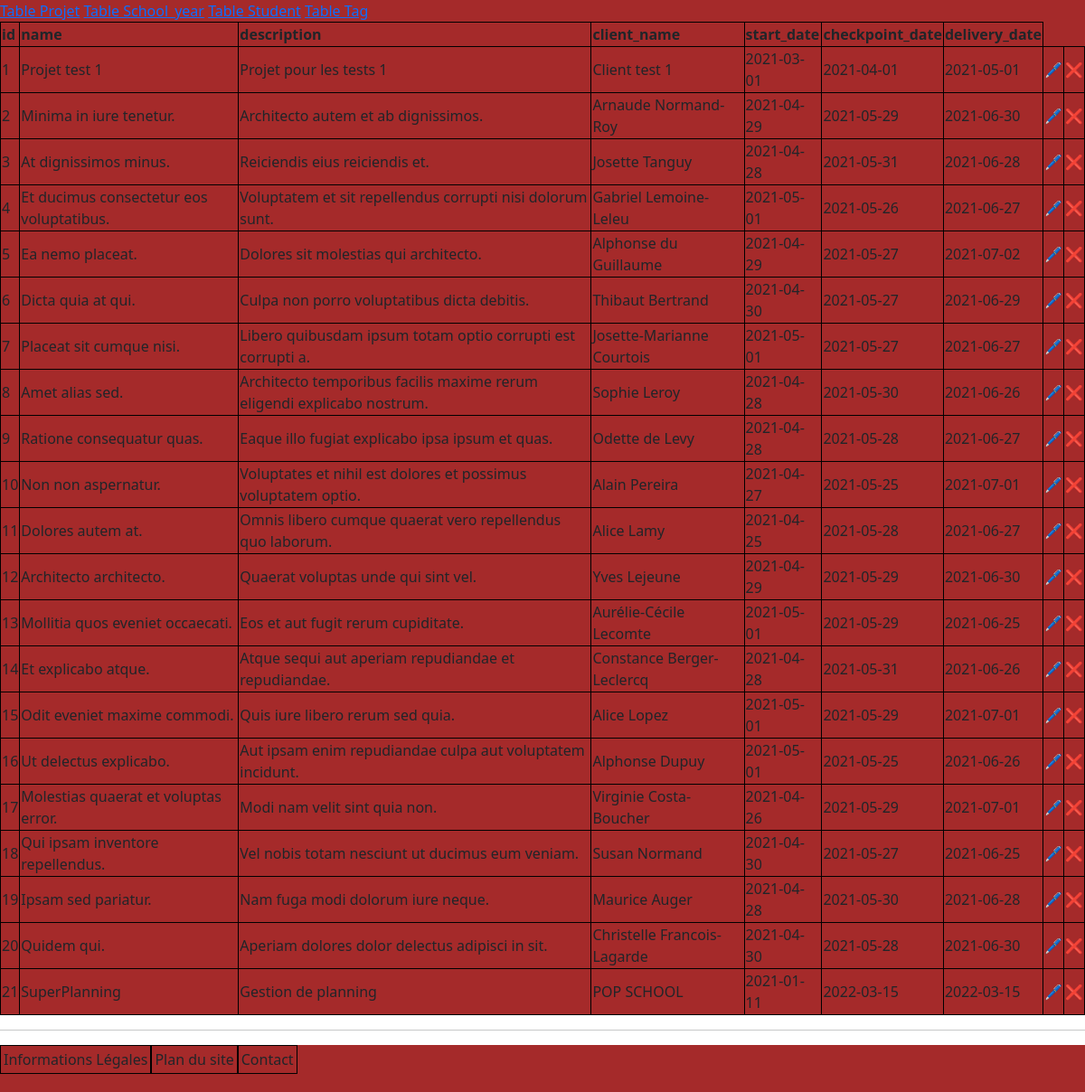
Page /index.php?table=Project on the committed database.
### tables this page shows
CREATE TABLE `project` (
  `id` int(11) NOT NULL AUTO_INCREMENT,
  `name` varchar(190) NOT NULL,
  `description` longtext DEFAULT NULL,
  `client_name` varchar(190) NOT NULL,
  `start_date` date DEFAULT NULL,
  `checkpoint_date` date DEFAULT NULL,
  `delivery_date` date DEFAULT NULL,
  PRIMARY KEY (`id`)
);

### modele/connect_bdd.php (called while the page is built, shortened)
<?php
$bdd_username = $bdd_username ?? 'student';
$bdd_password = $bdd_password ?? 'student';
$bdd_host = $bdd_host ?? 'localhost';
$bdd_dbname = $bdd_dbname ?? 'student';
$dsn = "mysql:host=$bdd_host;dbname=$bdd_dbname; charset=UTF8";
$options = [
    PDO::ATTR_ERRMODE => PDO::ERRMODE_EXCEPTION,
    PDO::ATTR_DEFAULT_FETCH_MODE => PDO::FETCH_ASSOC
];
try {
    $pdo = new PDO($dsn, $bdd_username, $bdd_password, $options);
} catch (PDOException $e) {
    echo "ERREUR connexion à la base de données <br>";
    echo $e->getCode() . '' . $e->getMessage() . '<br>';
    http_response_code(500);
    $pdo = null;
}
function getPdo()
{
    global $pdo;
    return $pdo;
}

### modele/project.php (called while the page is built, shortened)
<?php
require_once('connect_bdd.php');
class Project
{
    private $pdo;
    public function __construct()
    {
        $this->pdo = getpdo();
    }
    public function all()
    {
        $sql = "select id, name, description, client_name, start_date, checkpoint_date, delivery_date from project";
        $stmt = $this->pdo->prepare($sql);
        $stmt->execute();
        $data = $stmt->fetchAll();
        return $data;
    }
}

### vue/project_liste.php (the view, shortened to what this page needs)
<table>
    <tr>
        <th>id</th>
        <th>name</th>
        <th>description</th>
        <th>client_name</th>
        <th>start_date</th>
        <th>checkpoint_date</th>
        <th>delivery_date</th>
    </tr>
    <?php
    foreach ($projects as $project) { ?>
        <tr>
            <td><?= $project['id'] ?></td>
            <td><?= $project['name'] ?></td>
            <td><?= $project['description'] ?></td>
            <td><?= $project['client_name'] ?></td>
            <td><?= $project['start_date'] ?></td>
            <td><?= $project['checkpoint_date'] ?></td>
            <td><?= $project['delivery_date'] ?></td>
            <td><a href="index.php?table=tag&id=<?= $project['id'] ?>&op=update">🖊️</a></td>
            <td><a href="index.php?table=tag&id=<?= $project['id'] ?>&op=delete">
                    ❌</a></td>
        </tr>
    <?php } ?>
</table>

### vue/head.php (shortened to what this page needs)
<!doctype html>
<html lang="fr">
<link rel="stylesheet" href="css/style.css">
<link href="https://cdn.jsdelivr.net/npm/bootstrap@5.0.1/dist/css/bootstrap.min.css" rel="stylesheet">
<link rel="stylesheet" href="./css/style.css">
<body>
    <nav>
        <div class="menu">
            <a href="index.php?table=Project">Table Projet</a>
            <a href="index.php?table=School_year">Table School_year</a>
            <a href="index.php?table=Student">Table Student</a>
            <a href="index.php?table=Tag">Table Tag</a>
        </div>
    </nav>
</body>

### index.php (shortened to what this page needs)
<?php
require_once('vue/head.php');
require_once('modele/connect_bdd.php');
$table = $_GET['table'] ?? '';
$op = $_GET['op'] ?? '';
switch ($table) {
    case 'Project':
        require('controller/project_controller.php');
        break;
}
require_once('vue/foot.php');

### controller/project_controller.php (shortened to what this page needs)
<?php
require('./modele/project.php');
$project = new Project();
switch ($op) {
    default:
        $projects = $project->all();
        require_once('./vue/project_liste.php');
        break;
}

### vue/foot.php (shortened to what this page needs)
<hr>
<menu>
  <li>Informations Légales</li>
  <li>Plan du site</li>
  <li>Contact</li>
</menu>
</html>

### vue/css/style.css (style rules this page uses)
* { background-color: brown; }
menu { list-style-type: none; margin: 0; padding: 0; overflow: hidden; margin-bottom: 20px; }
menu li { float: left; padding: 3px; border: black 1px solid; }
table th { border: black solid 1px; }
table td { border: black solid 1px; }
table td a { text-decoration: none; }

### rows in the picture
project: id "1", name "Projet test 1", description "Projet pour les tests 1", client_name "Client test 1", start_date "2021-03-01", checkpoint_date "2021-04-01", delivery_date "2021-05-01"
project: id "2", name "Minima in iure tenetur.", description "Architecto autem et ab dignissimos.", client_name "Arnaude Normand-Roy", start_date "2021-04-29", checkpoint_date "2021-05-29", delivery_date "2021-06-30"
project: id "3", name "At dignissimos minus.", description "Reiciendis eius reiciendis et.", client_name "Josette Tanguy", start_date "2021-04-28", checkpoint_date "2021-05-31", delivery_date "2021-06-28"
project: id "4", name "Et ducimus consectetur eos voluptatibus.", description "Voluptatem et sit repellendus corrupti nisi dolorum sunt.", client_name "Gabriel Lemoine-Leleu", start_date "2021-05-01", checkpoint_date "2021-05-26", delivery_date "2021-06-27"
project: id "5", name "Ea nemo placeat.", description "Dolores sit molestias qui architecto.", client_name "Alphonse du Guillaume", start_date "2021-04-29", checkpoint_date "2021-05-27", delivery_date "2021-07-02"
project: id "6", name "Dicta quia at qui.", description "Culpa non porro voluptatibus dicta debitis.", client_name "Thibaut Bertrand", start_date "2021-04-30", checkpoint_date "2021-05-27", delivery_date "2021-06-29"
project: id "7", name "Placeat sit cumque nisi.", description "Libero quibusdam ipsum totam optio corrupti est corrupti a.", client_name "Josette-Marianne Courtois", start_date "2021-05-01", checkpoint_date "2021-05-27", delivery_date "2021-06-27"
project: id "8", name "Amet alias sed.", description "Architecto temporibus facilis maxime rerum eligendi explicabo nostrum.", client_name "Sophie Leroy", start_date "2021-04-28", checkpoint_date "2021-05-30", delivery_date "2021-06-26"
project: id "9", name "Ratione consequatur quas.", description "Eaque illo fugiat explicabo ipsa ipsum et quas.", client_name "Odette de Levy", start_date "2021-04-28", checkpoint_date "2021-05-28", delivery_date "2021-06-27"
project: id "10", name "Non non aspernatur.", description "Voluptates et nihil est dolores et possimus voluptatem optio.", client_name "Alain Pereira", start_date "2021-04-27", checkpoint_date "2021-05-25", delivery_date "2021-07-01"
project: id "11", name "Dolores autem at.", description "Omnis libero cumque quaerat vero repellendus quo laborum.", client_name "Alice Lamy", start_date "2021-04-25", checkpoint_date "2021-05-28", delivery_date "2021-06-27"
project: id "12", name "Architecto architecto.", description "Quaerat voluptas unde qui sint vel.", client_name "Yves Lejeune", start_date "2021-04-29", checkpoint_date "2021-05-29", delivery_date "2021-06-30"
project: id "13", name "Mollitia quos eveniet occaecati.", description "Eos et aut fugit rerum cupiditate.", client_name "Aurélie-Cécile Lecomte", start_date "2021-05-01", checkpoint_date "2021-05-29", delivery_date "2021-06-25"
project: id "14", name "Et explicabo atque.", description "Atque sequi aut aperiam repudiandae et repudiandae.", client_name "Constance Berger-Leclercq", start_date "2021-04-28", checkpoint_date "2021-05-31", delivery_date "2021-06-26"
project: id "15", name "Odit eveniet maxime commodi.", description "Quis iure libero rerum sed quia.", client_name "Alice Lopez", start_date "2021-05-01", checkpoint_date "2021-05-29", delivery_date "2021-07-01"
project: id "16", name "Ut delectus explicabo.", description "Aut ipsam enim repudiandae culpa aut voluptatem incidunt.", client_name "Alphonse Dupuy", start_date "2021-05-01", checkpoint_date "2021-05-25", delivery_date "2021-06-26"
project: id "17", name "Molestias quaerat et voluptas error.", description "Modi nam velit sint quia non.", client_name "Virginie Costa-Boucher", start_date "2021-04-26", checkpoint_date "2021-05-29", delivery_date "2021-07-01"
project: id "18", name "Qui ipsam inventore repellendus.", description "Vel nobis totam nesciunt ut ducimus eum veniam.", client_name "Susan Normand", start_date "2021-04-30", checkpoint_date "2021-05-27", delivery_date "2021-06-25"
project: id "19", name "Ipsam sed pariatur.", description "Nam fuga modi dolorum iure neque.", client_name "Maurice Auger", start_date "2021-04-28", checkpoint_date "2021-05-30", delivery_date "2021-06-28"
project: id "20", name "Quidem qui.", description "Aperiam dolores dolor delectus adipisci in sit.", client_name "Christelle Francois-Lagarde", start_date "2021-04-30", checkpoint_date "2021-05-28", delivery_date "2021-06-30"
project: id "21", name "SuperPlanning", description "Gestion de planning", client_name "POP SCHOOL", start_date "2021-01-11", checkpoint_date "2022-03-15", delivery_date "2022-03-15"
